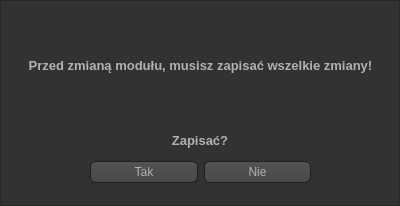
<?xml version="1.0" encoding="UTF-8"?>
<ui version="4.0">
 <class>dialogbox_yesno_generic</class>
 <widget class="QFrame" name="dialogbox_yesno_generic">
  <property name="windowModality">
   <enum>Qt::ApplicationModal</enum>
  </property>
  <property name="geometry">
   <rect>
    <x>0</x>
    <y>0</y>
    <width>400</width>
    <height>206</height>
   </rect>
  </property>
  <property name="windowTitle">
   <string>Zapisać?</string>
  </property>
  <property name="styleSheet">
   <string notr="true">QToolTip
{
     border: 1px solid black;
     background-color: #ffa02f;
     padding: 1px;
     border-radius: 3px;
     
	color: #000000
}

QWidget
{
    color: #b1b1b1;
    background-color: #323232;
}

QWidget:item:hover
{
    background-color: QLinearGradient( x1: 0, y1: 0, x2: 0, y2: 1, stop: 0 #ffa02f, stop: 1 #ca0619);
    color: #000000;
}

QWidget:item:selected
{
    background-color: QLinearGradient( x1: 0, y1: 0, x2: 0, y2: 1, stop: 0 #ffa02f, stop: 1 #d7801a);
}

QMenuBar::item
{
    background: transparent;
}

QMenuBar::item:selected
{
    background: transparent;
    border: 1px solid #ffaa00;
}

QMenuBar::item:pressed
{
    background: #444;
    border: 1px solid #000;
    background-color: QLinearGradient(
        x1:0, y1:0,
        x2:0, y2:1,
        stop:1 #212121,
        stop:0.4 #343434/*,
        stop:0.2 #343434,
        stop:0.1 #ffaa00*/
    );
    margin-bottom:-1px;
    padding-bottom:1px;
}

QMenu
{
    border: 1px solid #000;
}

QMenu::item
{
    padding: 2px 20px 2px 20px;
}

QMenu::item:selected
{
    color: #000000;
}

QWidget:disabled
{
    color: #404040;
    background-color: #323232;
}

QAbstractItemView
{
    background-color: QLinearGradient( x1: 0, y1: 0, x2: 0, y2: 1, stop: 0 #4d4d4d, stop: 0.1 #646464, stop: 1 #5d5d5d);
}

QWidget:focus
{
    /*border: 2px solid QLinearGradient( x1: 0, y1: 0, x2: 0, y2: 1, stop: 0 #ffa02f, stop: 1 #d7801a);*/
}

QLineEdit
{
    background-color: QLinearGradient( x1: 0, y1: 0, x2: 0, y2: 1, stop: 0 #4d4d4d, stop: 0 #646464, stop: 1 #5d5d5d);
    padding: 1px;
    border-style: solid;
    border: 1px solid #1e1e1e;
    border-radius: 5;
}

QPushButton
{
    color: #b1b1b1;
    background-color: QLinearGradient( x1: 0, y1: 0, x2: 0, y2: 1, stop: 0 #565656, stop: 0.1 #525252, stop: 0.5 #4e4e4e, stop: 0.9 #4a4a4a, stop: 1 #464646);
    border-width: 1px;
    border-color: #1e1e1e;
    border-style: solid;
    border-radius: 6;
    padding: 3px;
    font-size: 12px;
    padding-left: 5px;
    padding-right: 5px;
}

QPushButton:pressed
{
    background-color: QLinearGradient( x1: 0, y1: 0, x2: 0, y2: 1, stop: 0 #2d2d2d, stop: 0.1 #2b2b2b, stop: 0.5 #292929, stop: 0.9 #282828, stop: 1 #252525);
}

QComboBox
{
    selection-background-color: #ffaa00;
    background-color: QLinearGradient( x1: 0, y1: 0, x2: 0, y2: 1, stop: 0 #565656, stop: 0.1 #525252, stop: 0.5 #4e4e4e, stop: 0.9 #4a4a4a, stop: 1 #464646);
    border-style: solid;
    border: 1px solid #1e1e1e;
    border-radius: 5;
}

QComboBox:hover,QPushButton:hover
{
    border: 2px solid QLinearGradient( x1: 0, y1: 0, x2: 0, y2: 1, stop: 0 #ffa02f, stop: 1 #d7801a);
}


QComboBox:on
{
    padding-top: 3px;
    padding-left: 4px;
    background-color: QLinearGradient( x1: 0, y1: 0, x2: 0, y2: 1, stop: 0 #2d2d2d, stop: 0.1 #2b2b2b, stop: 0.5 #292929, stop: 0.9 #282828, stop: 1 #252525);
    selection-background-color: #ffaa00;
}

QComboBox QAbstractItemView
{
    border: 2px solid darkgray;
    selection-background-color: QLinearGradient( x1: 0, y1: 0, x2: 0, y2: 1, stop: 0 #ffa02f, stop: 1 #d7801a);
}

QComboBox::drop-down
{
     subcontrol-origin: padding;
     subcontrol-position: top right;
     width: 15px;

     border-left-width: 0px;
     border-left-color: darkgray;
     border-left-style: solid; /* just a single line */
     border-top-right-radius: 3px; /* same radius as the QComboBox */
     border-bottom-right-radius: 3px;
 }

QComboBox::down-arrow
{
     image: url(:/images/down_arrow.png);
}

QGroupBox:focus
{
border: 2px solid QLinearGradient( x1: 0, y1: 0, x2: 0, y2: 1, stop: 0 #ffa02f, stop: 1 #d7801a);
}

QTextEdit:focus
{
    border: 2px solid QLinearGradient( x1: 0, y1: 0, x2: 0, y2: 1, stop: 0 #ffa02f, stop: 1 #d7801a);
}

QScrollBar:horizontal {
     border: 1px solid #222222;
     background: QLinearGradient( x1: 0, y1: 0, x2: 0, y2: 1, stop: 0.0 #121212, stop: 0.2 #282828, stop: 1 #484848);
     height: 7px;
     margin: 0px 16px 0 16px;
}

QScrollBar::handle:horizontal
{
      background: QLinearGradient( x1: 0, y1: 0, x2: 1, y2: 0, stop: 0 #ffa02f, stop: 0.5 #d7801a, stop: 1 #ffa02f);
      min-height: 20px;
      border-radius: 2px;
}

QScrollBar::add-line:horizontal {
      border: 1px solid #1b1b19;
      border-radius: 2px;
      background: QLinearGradient( x1: 0, y1: 0, x2: 1, y2: 0, stop: 0 #ffa02f, stop: 1 #d7801a);
      width: 14px;
      subcontrol-position: right;
      subcontrol-origin: margin;
}

QScrollBar::sub-line:horizontal {
      border: 1px solid #1b1b19;
      border-radius: 2px;
      background: QLinearGradient( x1: 0, y1: 0, x2: 1, y2: 0, stop: 0 #ffa02f, stop: 1 #d7801a);
      width: 14px;
     subcontrol-position: left;
     subcontrol-origin: margin;
}

QScrollBar::right-arrow:horizontal, QScrollBar::left-arrow:horizontal
{
      border: 1px solid black;
      width: 1px;
      height: 1px;
      background: white;
}

QScrollBar::add-page:horizontal, QScrollBar::sub-page:horizontal
{
      background: none;
}

QScrollBar:vertical
{
      background: QLinearGradient( x1: 0, y1: 0, x2: 1, y2: 0, stop: 0.0 #121212, stop: 0.2 #282828, stop: 1 #484848);
      width: 7px;
      margin: 16px 0 16px 0;
      border: 1px solid #222222;
}

QScrollBar::handle:vertical
{
      background: QLinearGradient( x1: 0, y1: 0, x2: 0, y2: 1, stop: 0 #ffa02f, stop: 0.5 #d7801a, stop: 1 #ffa02f);
      min-height: 20px;
      border-radius: 2px;
}

QScrollBar::add-line:vertical
{
      border: 1px solid #1b1b19;
      border-radius: 2px;
      background: QLinearGradient( x1: 0, y1: 0, x2: 0, y2: 1, stop: 0 #ffa02f, stop: 1 #d7801a);
      height: 14px;
      subcontrol-position: bottom;
      subcontrol-origin: margin;
}

QScrollBar::sub-line:vertical
{
      border: 1px solid #1b1b19;
      border-radius: 2px;
      background: QLinearGradient( x1: 0, y1: 0, x2: 0, y2: 1, stop: 0 #d7801a, stop: 1 #ffa02f);
      height: 14px;
      subcontrol-position: top;
      subcontrol-origin: margin;
}

QScrollBar::up-arrow:vertical, QScrollBar::down-arrow:vertical
{
      border: 1px solid black;
      width: 1px;
      height: 1px;
      background: white;
}


QScrollBar::add-page:vertical, QScrollBar::sub-page:vertical
{
      background: none;
}

QTextEdit
{
    background-color: #242424;
}

QPlainTextEdit
{
    background-color: #242424;
}

QHeaderView::section
{
    background-color: QLinearGradient(x1:0, y1:0, x2:0, y2:1, stop:0 #616161, stop: 0.5 #505050, stop: 0.6 #434343, stop:1 #656565);
    color: white;
    padding-left: 4px;
    border: 1px solid #6c6c6c;
}

QCheckBox:disabled
{
color: #414141;
}

QDockWidget::title
{
    text-align: center;
    spacing: 3px; /* spacing between items in the tool bar */
    background-color: QLinearGradient(x1:0, y1:0, x2:0, y2:1, stop:0 #323232, stop: 0.5 #242424, stop:1 #323232);
}

QDockWidget::close-button, QDockWidget::float-button
{
    text-align: center;
    spacing: 1px; /* spacing between items in the tool bar */
    background-color: QLinearGradient(x1:0, y1:0, x2:0, y2:1, stop:0 #323232, stop: 0.5 #242424, stop:1 #323232);
}

QDockWidget::close-button:hover, QDockWidget::float-button:hover
{
    background: #242424;
}

QDockWidget::close-button:pressed, QDockWidget::float-button:pressed
{
    padding: 1px -1px -1px 1px;
}

QMainWindow::separator
{
    background-color: QLinearGradient(x1:0, y1:0, x2:0, y2:1, stop:0 #161616, stop: 0.5 #151515, stop: 0.6 #212121, stop:1 #343434);
    color: white;
    padding-left: 4px;
    border: 1px solid #4c4c4c;
    spacing: 3px; /* spacing between items in the tool bar */
}

QMainWindow::separator:hover
{

    background-color: QLinearGradient(x1:0, y1:0, x2:0, y2:1, stop:0 #d7801a, stop:0.5 #b56c17 stop:1 #ffa02f);
    color: white;
    padding-left: 4px;
    border: 1px solid #6c6c6c;
    spacing: 3px; /* spacing between items in the tool bar */
}

QToolBar::handle
{
     spacing: 3px; /* spacing between items in the tool bar */
     background: url(:/images/handle.png);
}

QMenu::separator
{
    height: 2px;
    background-color: QLinearGradient(x1:0, y1:0, x2:0, y2:1, stop:0 #161616, stop: 0.5 #151515, stop: 0.6 #212121, stop:1 #343434);
    color: white;
    padding-left: 4px;
    margin-left: 10px;
    margin-right: 5px;
}

QProgressBar
{
    border: 2px solid grey;
    border-radius: 5px;
    text-align: center;
}

QProgressBar::chunk
{
    background-color: #d7801a;
    width: 2.15px;
    margin: 0.5px;
}

QTabBar::tab {
    color: #b1b1b1;
    border: 1px solid #444;
    border-bottom-style: none;
    background-color: #323232;
    padding-left: 10px;
    padding-right: 10px;
    padding-top: 3px;
    padding-bottom: 2px;
    margin-right: -1px;
}

QTabWidget::pane {
    border: 1px solid #444;
    top: 1px;
}

QTabBar::tab:last
{
    margin-right: 0; /* the last selected tab has nothing to overlap with on the right */
    border-top-right-radius: 3px;
}

QTabBar::tab:first:!selected
{
 margin-left: 0px; /* the last selected tab has nothing to overlap with on the right */


    border-top-left-radius: 3px;
}

QTabBar::tab:!selected
{
    color: #b1b1b1;
    border-bottom-style: solid;
    margin-top: 3px;
    background-color: QLinearGradient(x1:0, y1:0, x2:0, y2:1, stop:1 #212121, stop:.4 #343434);
}

QTabBar::tab:selected
{
    border-top-left-radius: 3px;
    border-top-right-radius: 3px;
    margin-bottom: 0px;
}

QTabBar::tab:!selected:hover
{
    /*border-top: 2px solid #ffaa00;
    padding-bottom: 3px;*/
    border-top-left-radius: 3px;
    border-top-right-radius: 3px;
    background-color: QLinearGradient(x1:0, y1:0, x2:0, y2:1, stop:1 #212121, stop:0.4 #343434, stop:0.2 #343434, stop:0.1 #ffaa00);
}

QRadioButton::indicator:checked, QRadioButton::indicator:unchecked{
    color: #b1b1b1;
    background-color: #323232;
    border: 1px solid #b1b1b1;
    border-radius: 6px;
}

QRadioButton::indicator:checked
{
    background-color: qradialgradient(
        cx: 0.5, cy: 0.5,
        fx: 0.5, fy: 0.5,
        radius: 1.0,
        stop: 0.25 #ffaa00,
        stop: 0.3 #323232
    );
}

QCheckBox::indicator{
    color: #b1b1b1;
    background-color: #323232;
    border: 1px solid #b1b1b1;
    width: 9px;
    height: 9px;
}

QRadioButton::indicator
{
    border-radius: 6px;
}

QRadioButton::indicator:hover, QCheckBox::indicator:hover
{
    border: 1px solid #ffaa00;
}

QCheckBox::indicator:checked
{
    image:url(:/images/checkbox.png);
}

QCheckBox::indicator:disabled, QRadioButton::indicator:disabled
{
    border: 1px solid #444;
}

QTableView QTableCornerButton::section {
    color: #b1b1b1;
    background-color: #323232;
}</string>
  </property>
  <property name="frameShape">
   <enum>QFrame::StyledPanel</enum>
  </property>
  <property name="frameShadow">
   <enum>QFrame::Raised</enum>
  </property>
  <widget class="QLabel" name="label">
   <property name="geometry">
    <rect>
     <x>20</x>
     <y>10</y>
     <width>361</width>
     <height>111</height>
    </rect>
   </property>
   <property name="font">
    <font>
     <pointsize>10</pointsize>
     <weight>75</weight>
     <bold>true</bold>
    </font>
   </property>
   <property name="text">
    <string>Przed zmianą modułu, musisz zapisać wszelkie zmiany!</string>
   </property>
   <property name="alignment">
    <set>Qt::AlignCenter</set>
   </property>
   <property name="wordWrap">
    <bool>true</bool>
   </property>
  </widget>
  <widget class="QLabel" name="label_2">
   <property name="geometry">
    <rect>
     <x>80</x>
     <y>130</y>
     <width>240</width>
     <height>21</height>
    </rect>
   </property>
   <property name="font">
    <font>
     <pointsize>10</pointsize>
     <weight>75</weight>
     <bold>true</bold>
    </font>
   </property>
   <property name="text">
    <string>Zapisać?</string>
   </property>
   <property name="alignment">
    <set>Qt::AlignCenter</set>
   </property>
   <property name="wordWrap">
    <bool>true</bool>
   </property>
  </widget>
  <widget class="QWidget" name="layoutWidget">
   <property name="geometry">
    <rect>
     <x>90</x>
     <y>160</y>
     <width>221</width>
     <height>24</height>
    </rect>
   </property>
   <layout class="QHBoxLayout" name="horizontalLayout">
    <item>
     <widget class="QPushButton" name="pushButton_yes">
      <property name="text">
       <string>Tak</string>
      </property>
     </widget>
    </item>
    <item>
     <widget class="QPushButton" name="pushButton_no">
      <property name="text">
       <string>Nie</string>
      </property>
     </widget>
    </item>
   </layout>
  </widget>
  <zorder>layoutWidget</zorder>
  <zorder>label_2</zorder>
  <zorder>label</zorder>
 </widget>
 <resources/>
 <connections/>
</ui>
